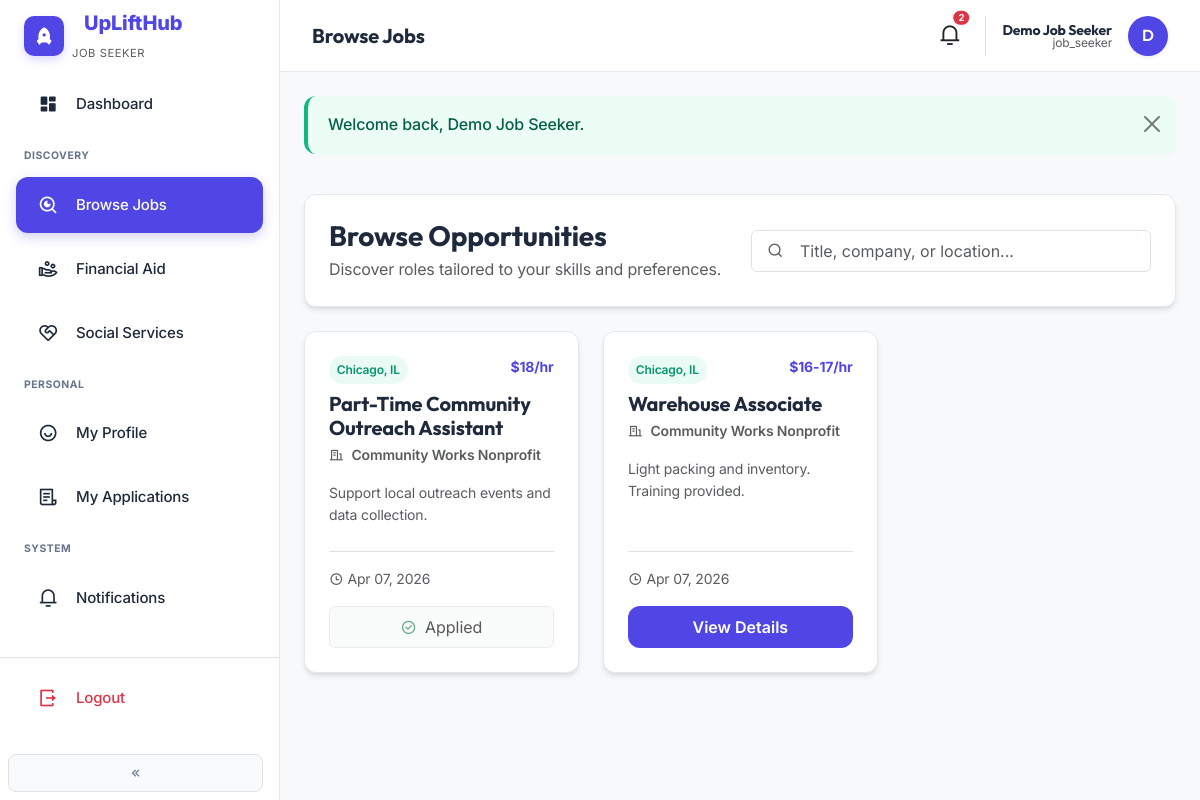
Screenshot of /jobseeker/jobs.php (signed in) with the database file from the repository.
### tables this page shows
CREATE TABLE `jobs` (
  `id` int(10) UNSIGNED NOT NULL,
  `recruiter_id` int(10) UNSIGNED NOT NULL,
  `title` varchar(255) NOT NULL,
  `description` text DEFAULT NULL,
  `location` varchar(255) DEFAULT NULL,
  `exact_address` varchar(500) DEFAULT NULL,
  `salary_range` varchar(100) DEFAULT NULL,
  `status` enum('draft','pending_approval','published','closed') NOT NULL DEFAULT 'pending_approval',
  `created_at` timestamp NOT NULL DEFAULT current_timestamp()
);

CREATE TABLE `recruiter_profiles` (
  `user_id` int(10) UNSIGNED NOT NULL,
  `company_name` varchar(255) NOT NULL,
  `contact` varchar(100) DEFAULT NULL,
  `location` varchar(255) DEFAULT NULL,
  `industry` varchar(100) DEFAULT NULL,
  `company_logo` varchar(255) DEFAULT NULL
);

### includes/functions.php (called while the page is built, shortened)
<?php
function app_url(string $path = '', bool $absolute = false): string
{
    $base = rtrim(APP_BASE, '/');
    $path = ltrim($path, '/');
    return ($base === '' ? '' : $base) . '/' . $path;
}
function flash_get(): ?array
{
    $f = $_SESSION['_flash'];
    return $f;
}
function e(string $s): string
{
    return htmlspecialchars($s, ENT_QUOTES, 'UTF-8');
}

### includes/auth.php (called while the page is built, shortened)
<?php
function current_user(): ?array
{
    return [
        'id' => (int) $_SESSION['user_id'],
        'email' => (string) ($_SESSION['user_email'] ?? ''),
        'name' => (string) ($_SESSION['user_name'] ?? ''),
        'role' => (string) ($_SESSION['user_role'] ?? ''),
        'recruiter_status' => (string) ($_SESSION['recruiter_status'] ?? 'n/a'),
    ];
}

### jobseeker/jobs.php (the view, shortened to what this page needs)
<?php
$pdo = db();
$uid = current_user()['id'];
$jobs = $pdo->query(
    "SELECT j.id, j.title, j.description, j.location, j.salary_range, j.created_at, u.name AS recruiter_name, rp.company_name
     FROM jobs j
     INNER JOIN users u ON u.id = j.recruiter_id
     LEFT JOIN recruiter_profiles rp ON rp.user_id = j.recruiter_id
     WHERE j.status = 'published'
     ORDER BY j.created_at DESC"
)->fetchAll();
$applied = [];
$st = $pdo->prepare('SELECT job_id FROM applications WHERE job_seeker_id = ?');
$st->execute([$uid]);
foreach ($st->fetchAll() as $r) {
    $applied[(int) $r['job_id']] = true;
}
function jobs_excerpt(string $text, int $max = 160): string
{
    $t = trim(preg_replace('/\s+/', ' ', $text));
    if (strlen($t) <= $max) {
        return $t;
    }
    return substr($t, 0, $max) . '…';
}
$pageTitle = 'Browse Jobs';
$activeNav = 'jobs';
require dirname(__DIR__) . '/includes/partials/dashboard-start.php';
?>
<div class="row g-4 mb-4 mt-2">
  <div class="col-12">
    <div class="card-premium-admin p-4 reveal reveal-fade">
      <div class="d-flex flex-column flex-md-row align-items-md-center justify-content-between gap-3">
        <div>
          <h1 class="h3 fw-bold mb-1" style="font-family: 'Outfit', sans-serif;">Browse Opportunities</h1>
          <p class="text-muted mb-0">Discover roles tailored to your skills and preferences.</p>
        </div>
        <div class="position-relative" style="max-width: 400px; width: 100%;">
          <i class="ri-search-line position-absolute top-50 start-0 translate-middle-y ms-3 text-muted"></i>
          <input type="search" class="form-control ps-5 py-2" id="jobSearchInput" placeholder="Title, company, or location...">
        </div>
      </div>
    </div>
  </div>
</div>
<div class="row g-4 reveal-stagger" id="jobCardGrid">
  <?php foreach ($jobs as $j):
      $company = $j['company_name'] ?: $j['recruiter_name'];
      $search = strtolower($j['title'] . ' ' . ($j['company_name'] ?? '') . ' ' . $j['location'] . ' ' . $j['description']);
      $desc = jobs_excerpt((string) $j['description'], 120);
      ?>
    <div class="col-12 col-md-6 col-xl-4 job-card-col reveal reveal-up" data-search="<?= e($search) ?>">
      <div class="card-premium-admin h-100 d-flex flex-column hover-lift">
        <div class="p-4 flex-grow-1">
          <div class="d-flex justify-content-between mb-2 align-items-start">
            <span class="badge-admin badge-approved"><?= e((string)$j['location']) ?></span>
            <div class="text-indigo fw-bold small"><?= e((string)$j['salary_range']) ?></div>
          </div>
          <h2 class="h5 fw-bold mb-1" style="font-family: 'Outfit', sans-serif;"><?= e($j['title']) ?></h2>
          <div class="d-flex align-items-center gap-2 mb-3">
            <i class="ri-building-line text-muted small"></i>
            <span class="text-muted small fw-semibold"><?= e($company) ?></span>
          </div>
          <?php if ($desc !== ''): ?>
            <p class="small text-muted mb-0" style="display: -webkit-box; -webkit-line-clamp: 3; -webkit-box-orient: vertical; overflow: hidden;"><?= e($desc) ?></p>
          <?php endif; ?>
        </div>
        <div class="px-4 pb-4 mt-auto">
          <div class="d-flex align-items-center justify-content-between mb-3 border-top pt-3">
             <div class="small text-muted">
               <i class="ri-time-line me-1"></i><?= date('M d, Y', strtotime((string)$j['created_at'])) ?>
             </div>
          </div>
          <div class="d-grid">
            <?php if (!empty($applied[(int) $j['id']])): ?>
              <button class="btn btn-light border py-2 disabled">
                <i class="ri-checkbox-circle-line me-2 text-success"></i>Applied
              </button>
            <?php else: ?>
              <button type="button" class="btn btn-indigo py-2" data-bs-toggle="modal" data-bs-target="#applyModal<?= (int) $j['id'] ?>">
                View Details
              </button>
            <?php endif; ?>
          </div>
        </div>
      </div>
    </div>
  <?php endforeach; ?>
</div>
<?php require dirname(__DIR__) . '/includes/partials/dashboard-end.php'; ?>

### includes/partials/head.php (shortened to what this page needs)
<!DOCTYPE html>
<html lang="en">
<head>
  <link href="https://cdn.jsdelivr.net/npm/bootstrap@5.3.3/dist/css/bootstrap.min.css" rel="stylesheet">
  <link href="https://cdn.jsdelivr.net/npm/remixicon@4.5.0/fonts/remixicon.css" rel="stylesheet">
  <link rel="stylesheet" href="<?= e(app_url('assets/css/uplifthub.css')) ?>">
  <link rel="stylesheet" href="<?= e(app_url('assets/css/animations.css')) ?>">
  <?php if (str_contains($_SERVER['REQUEST_URI'], '/admin/') || str_contains($_SERVER['REQUEST_URI'], '/recruiter/') || str_contains($_SERVER['REQUEST_URI'], '/jobseeker/')): ?>
    <link rel="stylesheet" href="<?= e(app_url('assets/css/admin-premium.css')) ?>">
  <?php endif; ?>
</head>
<body class="uplift-body <?= (str_contains($_SERVER['REQUEST_URI'], '/admin/') || str_contains($_SERVER['REQUEST_URI'], '/recruiter/') || str_contains($_SERVER['REQUEST_URI'], '/jobseeker/')) ? 'admin-body' : '' ?>">

### includes/partials/dashboard-start.php (shortened to what this page needs)
<?php
$u = current_user();
require __DIR__ . '/head.php';
?>
<div class="dashboard-wrapper d-flex min-vh-100">
  <?php
  match ($u['role']) {
      'job_seeker' => require __DIR__ . '/sidebar-jobseeker.php',
      'recruiter' => require __DIR__ . '/sidebar-recruiter.php',
      'admin' => require __DIR__ . '/sidebar-admin.php',
      default => require __DIR__ . '/sidebar-jobseeker.php',
  };
  ?>
  <div class="dashboard-main flex-grow-1 d-flex flex-column bg-light">
    <?php require __DIR__ . '/topbar.php'; ?>
    <main class="dashboard-content flex-grow-1 p-3 p-md-4">
      <?php require __DIR__ . '/alerts.php'; ?>

### includes/partials/sidebar-jobseeker.php (shortened to what this page needs)
<?php
$nav = $activeNav ?? '';
?>
<aside class="sidebar uplift-sidebar" id="jobseekerSidebar">
  <div class="sidebar-brand">
    <div class="logo-icon bg-indigo">
      <i class="ri-rocket-fill text-white"></i>
    </div>
    <div class="ms-2 logo-container">
      <span class="logo-text d-block">UpLiftHub</span>
      <small class="brand-sub text-muted" style="font-size: 0.7rem; letter-spacing: 0.05em; text-transform: uppercase;">Job Seeker</small>
    </div>
  </div>
  <nav class="nav flex-column flex-grow-1">
    <a class="nav-link-admin <?= $nav === 'dashboard' ? 'active' : '' ?>" href="<?= e(app_url('jobseeker/dashboard.php')) ?>" title="Dashboard">
      <i class="ri-dashboard-fill"></i>
      <span>Dashboard</span>
    </a>
    <div class="sidebar-label">Discovery</div>
    <a class="nav-link-admin <?= $nav === 'jobs' ? 'active' : '' ?>" href="<?= e(app_url('jobseeker/jobs.php')) ?>" title="Browse Jobs">
      <i class="ri-search-eye-line"></i>
      <span>Browse Jobs</span>
    </a>
    <a class="nav-link-admin <?= $nav === 'aid' ? 'active' : '' ?>" href="<?= e(app_url('jobseeker/financial-aid.php')) ?>" title="Financial Aid">
      <i class="ri-hand-coin-line"></i>
      <span>Financial Aid</span>
    </a>
    <a class="nav-link-admin <?= $nav === 'services' ? 'active' : '' ?>" href="<?= e(app_url('jobseeker/social-services.php')) ?>" title="Social Services">
      <i class="ri-service-line"></i>
      <span>Social Services</span>
    </a>
    <div class="sidebar-label">Personal</div>
    <a class="nav-link-admin <?= $nav === 'profile' ? 'active' : '' ?>" href="<?= e(app_url('jobseeker/profile.php')) ?>" title="My Profile">
      <i class="ri-user-smile-line"></i>
      <span>My Profile</span>
    </a>
    <a class="nav-link-admin <?= $nav === 'applications' ? 'active' : '' ?>" href="<?= e(app_url('jobseeker/applications.php')) ?>" title="My Applications">
      <i class="ri-file-list-3-line"></i>
      <span>My Applications</span>
    </a>
    <div class="sidebar-label">System</div>
    <a class="nav-link-admin <?= $nav === 'notifications' ? 'active' : '' ?>" href="<?= e(app_url('jobseeker/notifications.php')) ?>" title="Notifications">
      <i class="ri-notification-3-line"></i>
      <span>Notifications</span>
    </a>
    <div class="mt-auto border-top pt-2 mb-3">
      <a class="nav-link-admin text-danger" href="<?= e(app_url('logout.php')) ?>" title="Logout">
        <i class="ri-logout-box-r-line"></i>
        <span>Logout</span>
      </a>
    </div>
  </nav>
  <button id="jobseekerCollapseToggle" class="btn btn-sm btn-light border m-2 d-none d-lg-block" style="border-radius: 8px;">
    <i class="ri-arrow-left-double-line"></i>
  </button>
</aside>

### includes/partials/topbar.php (shortened to what this page needs)
<?php
$u = current_user();
$pdo = db();
$st = $pdo->prepare('SELECT COUNT(*) FROM notifications WHERE user_id = ? AND is_read = 0');
$st->execute([$u['id']]);
$notifCount = (int) $st->fetchColumn();
$role = $u['role'];
$notifHref = match ($role) {
    'job_seeker' => app_url('jobseeker/notifications.php'),
    'recruiter' => app_url('recruiter/notifications.php'),
    default => app_url('admin/dashboard.php'),
};
?>
<header class="dashboard-topbar">
  <div class="d-flex align-items-center gap-3">
    <h1 class="h5 fw-bold mb-0 d-none d-md-block" style="font-family: 'Outfit', sans-serif;"><?= e($pageTitle ?? 'Dashboard') ?></h1>
  </div>
  <div class="d-flex align-items-center gap-4">
    <a href="<?= e($notifHref) ?>" class="position-relative text-dark text-decoration-none" title="Notifications">
      <i class="ri-notification-3-line" style="font-size: 1.4rem;"></i>
      <?php if ($notifCount > 0): ?>
        <span class="position-absolute top-0 start-100 translate-middle badge rounded-pill bg-danger shadow-sm" style="font-size: 0.6rem; padding: 0.25em 0.5em;"><?= $notifCount > 9 ? '9+' : $notifCount ?></span>
      <?php endif; ?>
    </a>
    <div class="d-flex align-items-center gap-3 ps-3 border-start">
      <div class="text-end lh-1 d-none d-sm-block">
        <div class="fw-bold small" style="font-family: 'Outfit', sans-serif;"><?= e($u['name']) ?></div>
        <div class="text-muted" style="font-size: 0.75rem;"><?= e($role === 'admin' ? 'Administrator' : $role) ?></div>
      </div>
      <div class="avatar bg-indigo text-white rounded-circle d-flex align-items-center justify-content-center shadow-sm" style="width:40px; height:40px; font-weight: 600; font-family: 'Outfit', sans-serif;">
        <?= e(strtoupper(substr($u['name'], 0, 1))) ?>
      </div>
    </div>
  </div>
</header>

### includes/partials/alerts.php (shortened to what this page needs)
<?php
$f = flash_get();
if ($f):
  $map = [
    'success' => 'success',
    'danger' => 'danger',
    'warning' => 'warning',
    'info' => 'info',
  ];
  $cls = $map[$f['type']] ?? 'info';
?>
<div class="alert alert-<?= e($cls) ?> alert-dismissible fade show" role="alert">
  <?= e($f['message']) ?>
  <button type="button" class="btn-close" data-bs-dismiss="alert" aria-label="Close"></button>
</div>
<?php endif; ?>

### includes/partials/dashboard-end.php (shortened to what this page needs)
    </main>
  </div>
</div>
</body>
</html>

### assets/css/uplifthub.css (style rules this page uses)
:root { --uplift-indigo: #2D5BFF; --uplift-indigo-dark: #1E3BB3; --uplift-blue: #2D5BFF; --uplift-black: #1A1D23; --uplift-green: #34D399; --uplift-orange: #F59E0B; --uplift-purple: #8B5CF6; --uplift-soft-blue: #F8FAFE; --uplift-card-bg: #ffffff; --uplift-sidebar: #f5f7fb; --uplift-border: rgba(0,0,0,0.06); }
.uplift-body { --bg: #ffffff; --section-alt: var(--uplift-soft-blue); --panel: #ffffff; --muted: #64748b; color: var(--uplift-black); background-color: var(--bg); font-family: 'Inter', system-ui, -apple-system, sans-serif; line-height: 1.6; }
.dashboard-wrapper { background: var(--uplift-sidebar); }
.uplift-sidebar { width: 260px; flex-shrink: 0; background: var(--uplift-sidebar); border-right: 1px solid #e0e0e0; min-height: 100vh; position: sticky; top: 0; z-index: 1040; transition: transform 0.25s ease; }
.dashboard-main { min-width: 0; }
.dashboard-content { max-width: 1400px; margin: 0 auto; width: 100%; }
.dashboard-topbar { position: sticky; top: 0; z-index: 1030; }
.logo-icon { flex-shrink: 0; width: 40px; height: 40px; background: linear-gradient(135deg, var(--uplift-indigo), #6366f1); box-shadow: 0 8px 16px rgba(45, 91, 255, 0.2); border-radius: 50%; display: flex !important; align-items: center !important; justify-content: center !important; }

### assets/css/animations.css (style rules this page uses)
.reveal { opacity: 0; transition: opacity 0.8s cubic-bezier(0.25, 0.46, 0.45, 0.94), transform 0.8s cubic-bezier(0.25, 0.46, 0.45, 0.94); will-change: opacity, transform; }
.reveal-up { transform: translateY(40px); }
.reveal-fade { transform: none; }
.reveal.reveal-visible { opacity: 1; transform: translateY(0) translateX(0) scale(1); }
.reveal-stagger > .reveal:nth-child(1) { transition-delay: 0ms; }
.reveal-stagger > .reveal:nth-child(2) { transition-delay: 100ms; }

### rows the page displays
jobs: location "Chicago, IL", salary_range "$18/hr", title "Part-Time Community Outreach Assistant", recruiter_profiles.company_name "Community Works Nonprofit", description "Support local outreach events and data collection.", created_at "Apr 07, 2026", shows "Applied"
jobs: location "Chicago, IL", salary_range "$16-17/hr", title "Warehouse Associate", recruiter_profiles.company_name "Community Works Nonprofit", description "Light packing and inventory. Training provided.", created_at "Apr 07, 2026"

### other values shown
$pageTitle "Browse Jobs"
$notifCount "2"
$u['name'] "Demo Job Seeker"
$role === 'admin' ? 'Administrator' : $role "job_seeker"
substr($u['name'], 0, 1) "D"
$f['message'] "Welcome back, Demo Job Seeker."
